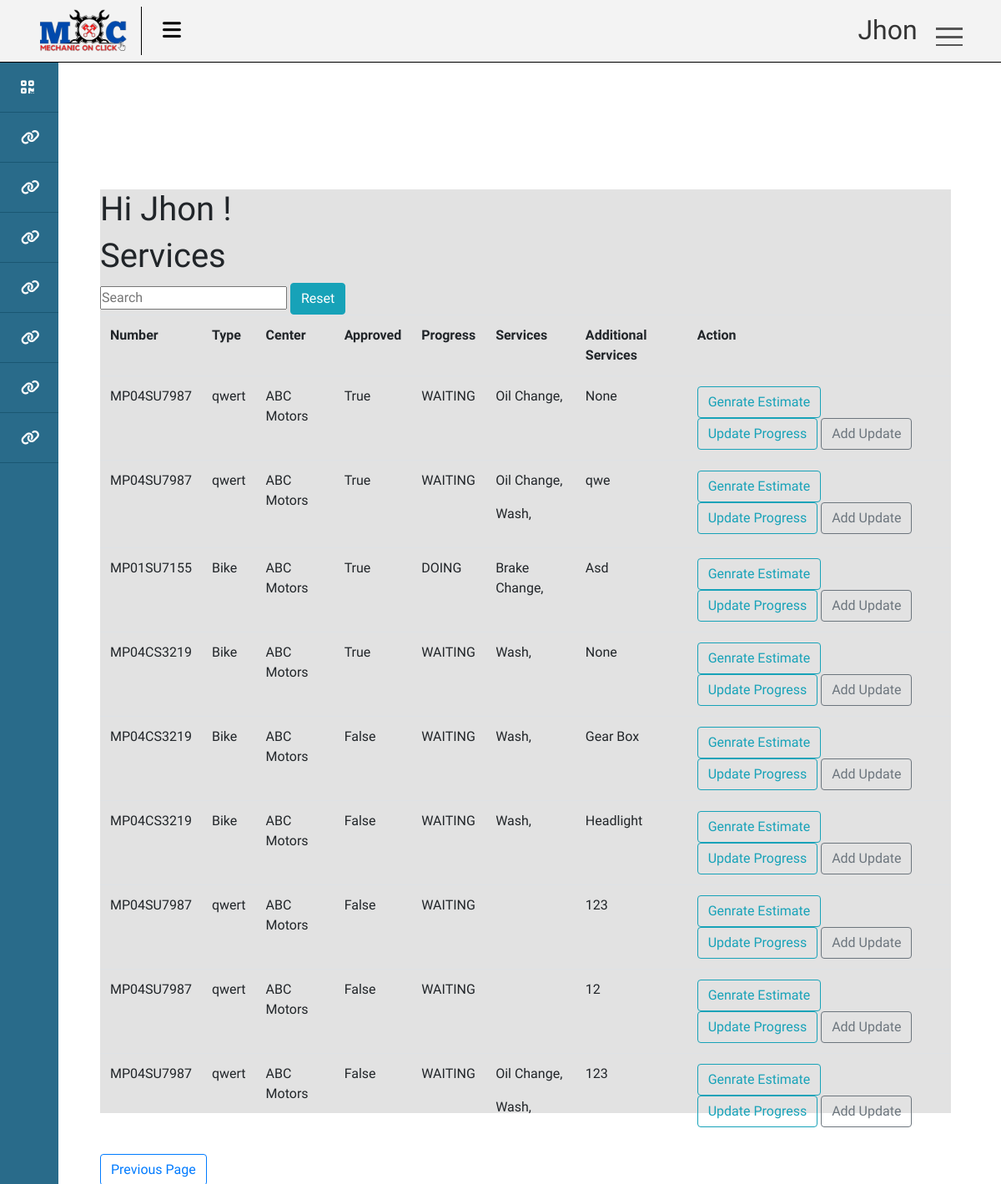
Screenshot of /services/list/ (signed in) with the database file from the repository.
### account/models.py (models this page shows)
class User(AbstractUser):
    class Role(models.TextChoices):
        ADMIN = "ADMIN" , "Admin"
        CUSTOMER = 'CUSTOMER' , "Customer"
        EMPLOYEE = 'EMPLOYEE' , 'Employee'
        HR = 'HR' , 'Human Resource Manager'
        SM = 'SM' , 'Service Manager'
        SA = 'SA' , 'Service Advisor'
        NA = 'NA' , 'NA'
        BSM = 'BSM' , 'Body Shop Manager'
        BSA = 'BSA' , 'Body Shop Advisor'
        CRM = 'CRM' , 'Customer Relationship Manager'
        SPM = 'SPM' , 'Spare Part Manager'
        SPE = 'SPE' , 'Spare Part Executive'
        AM  = 'AM' , 'Account Manager'
    phone = models.CharField(max_length=13,unique=True , null=True , blank=True)
    role = models.CharField(max_length=50 , choices=Role.choices ,default= Role.CUSTOMER)
    is_active = models.BooleanField(default=False)

### ERP/models.py (models this page shows, shortened)
class Service(models.Model):
    class Progress(models.TextChoices):
        WAITING = 'WAITING' , 'Waiting'
        DOING = 'DOING' , 'Doing'
    vehical = models.ForeignKey(Vehical , on_delete=models.SET_NULL, blank=True , null= True)
    center = models.ForeignKey(Center , on_delete=models.SET_NULL , null=True , blank= True)
    services = models.ManyToManyField(CenterServices)
    progress = models.CharField(max_length=20 , choices=Progress.choices , default= Progress.WAITING)
    date = models.DateTimeField(auto_now_add=True)
    additional_services = models.CharField(max_length=200 ,default = None)
    additional_services_cost = models.IntegerField(default=0)
    is_approved = models.BooleanField(default=False)
    def __str__(self) -> str:
        return str(self.vehical.number) + ' - ' + str(self.date.date())

class Vehical(models.Model):
    customer = models.ForeignKey(Customer , on_delete=models.CASCADE)
    number = models.CharField(max_length=20 , unique= True , blank=False , null= False)
    type = models.CharField(max_length=20)

class CenterServices(models.Model):
    name = models.CharField(max_length=100)
    description = models.CharField(max_length=400, default="Diam dolor diam ipsum sit amet diam et eos erat ipsum")
    price = models.IntegerField(default=500)
    center = models.ForeignKey(Center,on_delete= models.CASCADE)
    tax = models.FloatField(default=5)

### Franchise/models.py (models this page shows, shortened)
class Center(models.Model):
    name = models.CharField(max_length=100)
    location = models.ForeignKey(Location , null=True , blank= True , on_delete= models.SET_NULL)

### account/decorators.py (the view)
        def wrapper(request , *args, **kwargs):
            group = None
            role = request.user.role
            print(role)
            if role in allowed_roles:
                return view_func(request , *args, **kwargs)
            else :
                print('User Not allowed')
                return redirect('unauth_page')

### ERP/views.py (called while the page is built)
@login_required(login_url= 'login_page')
@allowed_users(allowed_roles=[User.Role.EMPLOYEE,User.Role.ADMIN])
def employee_service_list(request):
    context = {}
    employee = Employee.objects.get(user = request.user )
    services = list(Service.objects.filter(center = employee.center))
    print(services)
    context['services'] = services
    return render(request , 'ERP/service/employee_list.html', context)

### templates/ERP/service/employee_list.html (shortened to what this page needs)
{% extends 'ERP/base.html' %}
{% load static %}
{% block content %}
<h1>Hi {{request.user}} !</h1>
<h1>Services</h1>
{% include 'ERP/search_widget.html' %}
<table id="myTable" class = 'table'>
    <tr>
        <th>Number</th>
        <th>Type</th>
        <th>Center</th>
        <th>Approved</th>
        <th>Progress</th>
        <th>Services</th>
        <th>Additional Services</th>
        <th>Action</th>
        </tr>
        {% for service in services %}
        <tr>
            <td>{{service.vehical.number}}</td>
            <td>{{service.vehical.type}}</td>
            <td>{{service.center.name}}</td>
            <td>{{service.is_approved}}</td>
            <td>{{service.progress}}</td>
            <td>
                {% for ser in service.services.all %}
            <p>{{ser.name}},</p>
                    {% endfor %}
            </td>
            <td>{{service.additional_services}}</td>
            <td>
                <a class="btn btn-outline-info" href="{% url 'genrate_estimate' service.id %}">Genrate Estimate</a>
                <a class="btn btn-outline-info" href="{% url 'progress_update_page' service.id %}">Update Progress</a>
                <a class="btn btn-outline-secondary" href="{% url 'employee_service_update_page' service.id %}">Add Update</a>
            </td>
        </tr>
        {% endfor %}
        </table>
        <input class="btn btn-outline-primary" type=button value="Previous Page" onClick="javascript:history.go(-1);">
{% endblock %}

### templates/ERP/base.html (shortened to what this page needs)
{% load static %}
<!DOCTYPE html>
<html lang="en">
<head>
   <link rel="stylesheet" href="{% static 'css/dashboard.css' %}">
   <link rel="stylesheet" href="https://cdn.jsdelivr.net/npm/bootstrap@4.0.0/dist/css/bootstrap.min.css">
 </head>
</head>
<body>
<div id="main">
 <div class="wrapper hover_collapse">
	<div class="top_navbar">
		<div class="logo"><img src="{% static 'img/MoC.png' %}" alt=""></div>
		<div class="menu">
			<div class="hamburger">
				<i class="fas fa-bars"></i>
			</div>
		</div>
	</div>
    <div class="navigation">
		<div class="userBx">
			<p class="username">{{request.user}}</p>
		</div>
		<div class="menuToggle"></div>
      <ul class="menu2">
	  </ul>
	</div>
	{% include 'ERP/dashboard/main_dash.html' %}
	<div class="box">
        {% block content %}
        {% endblock %}
	</div>
</div>
</div>
</body>
</html>

### static/css/dashboard.css (style rules this page uses)
* { font-family: "Baloo Paaji 2", cursive; margin: 0; padding: 0; box-sizing: border-box; list-style: none; text-decoration: none; }
body { background: #ffffff; }
#main { width:100%; height:100%; background-color: salmon; }
.top_navbar { position: fixed; top: 0; left: 0; width: 100%; height: 75px; background: #f3f3f3; box-shadow: 1px 0 2px rgba(0, 0, 0, 0.125); display: flex; align-items: center; border-bottom: 1px solid #000000; }
.top_navbar .logo { width: 170px; padding: 0px 45px; color: white; border-right: 1px solid #000000; }
.top_navbar > .logo > img { width: 110px; }
.top_navbar .menu { width: calc(50% - 250px); padding: 0 25px; display: flex; justify-content: space-between; align-items: center; }
.top_navbar .hamburger { font-size: 25px; cursor: pointer; color: rgb(0, 0, 0); }
.navigation { position: absolute; top: 0px; top: 14px; right: 32px; width: 160px; height: 69px; display: flex; justify-content: space-between; transition: height 0.5s, width 0.5s; overflow: hidden; z-index: 9999; border-radius: 25px; }
.navigation .userBx { position: relative; width: 60px; height: 60px; display: flex; margin-left: 12%; display: flex; align-items: center; justify-content: space-evenly; transition: 0.5s; transition-delay: 0.5s; }
.navigation .userBx .username { white-space: nowrap; text-overflow: hidden; margin-left: 2%; color: #333; font-size: 32px; }
.navigation .menuToggle { position: relative; width: 60px; height: 60px; cursor: pointer; display: flex; justify-content: center; align-items: center; }
.navigation .menuToggle::before { content: ""; position: absolute; width: 32px; height: 3px; background-color: #555; transform: translateY(-10px); box-shadow: 0 10px #555; transition: 0.5s; }
.navigation .menuToggle::after { content: ""; position: absolute; width: 32px; height: 2px; background-color: #555; transform: translateY(10px); transition: 0.5s; }
.menu2 { position: absolute; width: 100%; height: calc(100%-60px); margin-top: 60px; padding: 20px; border-top: 1px solid black; }
#main .box { position: fixed; width: 85%; height: 78%; background-color: #e2e2e2; position: absolute; right:5%; bottom: 6%; }

### rows the page displays
User: user "Jhon"
Service: vehical.number "MP04SU7987", vehical.type "qwert", center.name "ABC Motors", is_approved "True", progress "WAITING", additional_services "None"
CenterServices: name "Oil Change"
Service: vehical.number "MP04SU7987", vehical.type "qwert", center.name "ABC Motors", is_approved "True", progress "WAITING", additional_services "qwe"
CenterServices: name "Wash"
Service: vehical.number "MP01SU7155", vehical.type "Bike", center.name "ABC Motors", is_approved "True", progress "DOING", additional_services "Asd"
CenterServices: name "Brake Change"
Service: vehical.number "MP04CS3219", vehical.type "Bike", center.name "ABC Motors", is_approved "True", progress "WAITING", additional_services "None"
Service: vehical.number "MP04CS3219", vehical.type "Bike", center.name "ABC Motors", is_approved "False", progress "WAITING", additional_services "Gear Box"
Service: vehical.number "MP04CS3219", vehical.type "Bike", center.name "ABC Motors", is_approved "False", progress "WAITING", additional_services "Headlight"
Service: vehical.number "MP04SU7987", vehical.type "qwert", center.name "ABC Motors", is_approved "False", progress "WAITING", additional_services "123"
Service: vehical.number "MP04SU7987", vehical.type "qwert", center.name "ABC Motors", is_approved "False", progress "WAITING", additional_services "12"
Service: vehical.number "MP04SU7987", vehical.type "qwert", center.name "ABC Motors", is_approved "False", progress "WAITING", additional_services "123"
